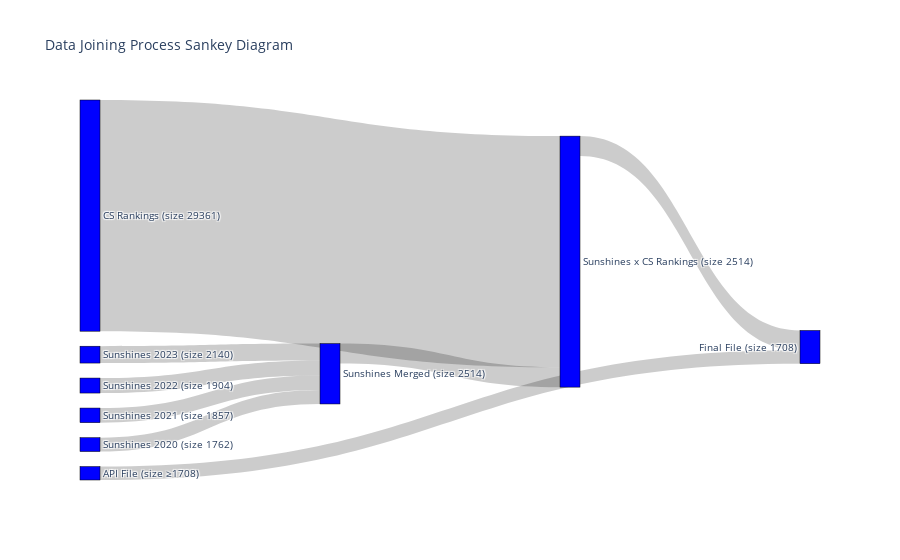

This figure's notebook cell:
### Markdown cell above
# Wrangle

### Code cell
# 1. layer: files of size 2140, 1904, 1762, 1857 get merged into a file of size 2514
# 2. layer: the file from the previous step which has the size 2514 gets inner joined with an external file of size 29361 and it results in a file of size 2514
# 3. layer: the file from the previous layer which has the size 2514 gets inner joined with an API and finally has size 1708

import plotly.graph_objects as go

labels = [
    'Sunshines 2023 (size 2140)',
    'Sunshines 2022 (size 1904)',
    'Sunshines 2020 (size 1762)',
    'Sunshines 2021 (size 1857)',
    'Sunshines Merged (size 2514)',
    'CS Rankings (size 29361)',
    'Sunshines x CS Rankings (size 2514)',
    'API File (size ≥1708)',
    'Final File (size 1708)'
]

source = [0, 1, 2, 3, 4, 5, 6, 7]
target = [4, 4, 4, 4, 6, 6, 8, 8]
value = [2140, 1904, 1762, 1857, 2514, 29361, 2514, 1708, 1708]

fig = go.Figure(data=[go.Sankey(
    node = dict(
      pad = 15,
      thickness = 20,
      line = dict(color = "black", width = 0.5),
      label = labels,
      color = "blue"
    ),
    link = dict(
      source = source,
      target = target,
      value = value
  ))])

fig.update_layout(title_text="Data Joining Process Sankey Diagram", font_size=10)
fig.show()

# store
filepath = outputpath / "wrangle-sankey"
fig.update_layout(
    autosize=False,
    width=1000,
    height=400,
)

# high res
import plotly.io as pio
pio.kaleido.scope.default_scale = 2
pio.kaleido.scope.default_width = 1200
pio.kaleido.scope.default_height = 800
fig.write_image(str(filepath) + ".png")

### Figure 1 — Plotly figure (JSON) as saved in the notebook; plotly's stock layout.template omitted (floating-point values rounded to 4 significant figures)
{"data": [{"link": {"source": [0, 1, 2, 3, 4, 5, 6, 7], "target": [4, 4, 4, 4, 6, 6, 8, 8], "value": [2140, 1904, 1762, 1857, 2514, 29361, 2514, 1708, 1708]}, "node": {"color": "blue", "label": ["Sunshines 2023 (size 2140)", "Sunshines 2022 (size 1904)", "Sunshines 2020 (size 1762)", "Sunshines 2021 (size 1857)", "Sunshines Merged (size 2514)", "CS Rankings (size 29361)", "Sunshines x CS Rankings (size 2514)", "API File (size ≥1708)", "Final File (size 1708)"], "line": {"color": "black", "width": 0.5}, "pad": 15, "thickness": 20}, "type": "sankey"}], "layout": {"font": {"size": 10}, "title": {"text": "Data Joining Process Sankey Diagram"}}}
